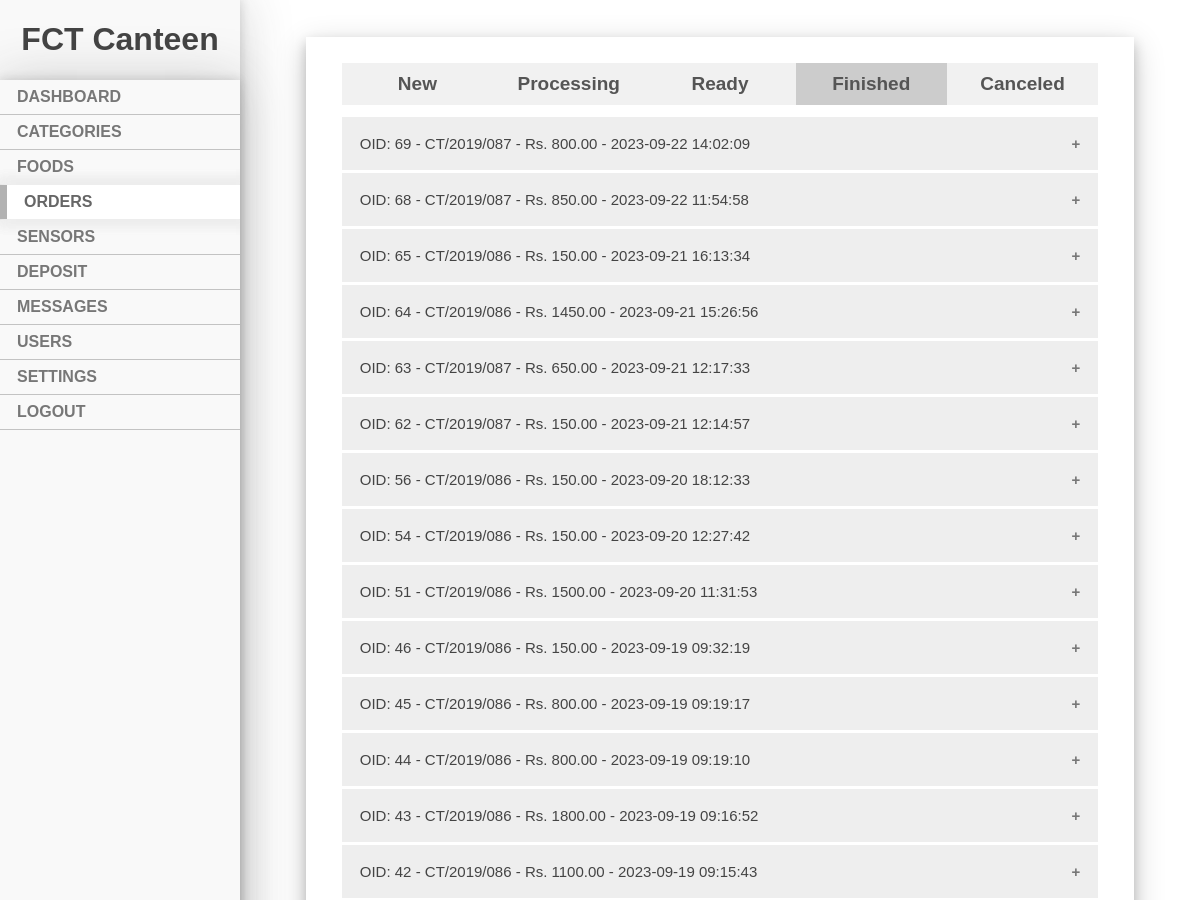
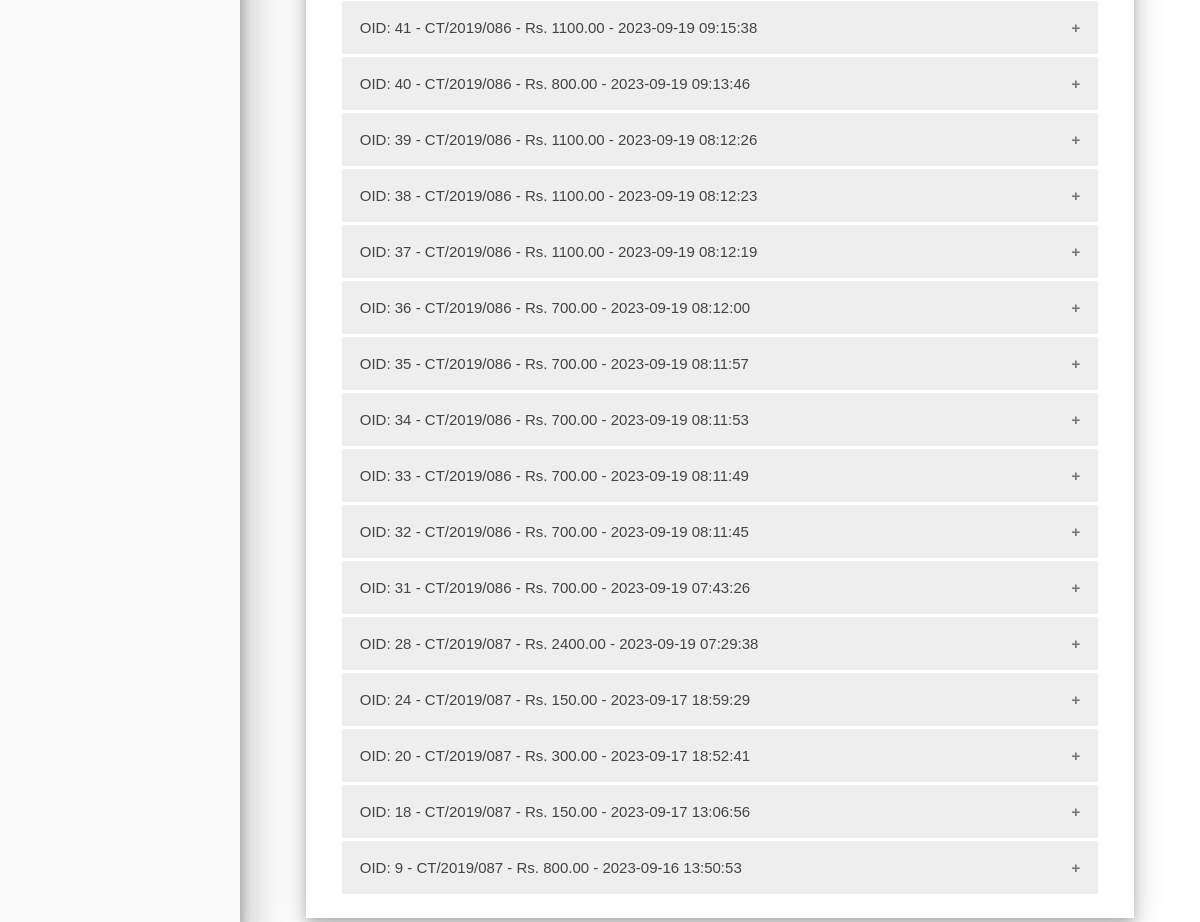
/admin/order/tabFinished.php, run on the app's committed database (2 pictures, top to bottom).
### tables this page shows
CREATE TABLE `orders` (
  `order_id` int(8) NOT NULL,
  `customer_id` int(6) NOT NULL,
  `total_price` int(8) NOT NULL,
  `date_time` datetime NOT NULL DEFAULT current_timestamp(),
  `order_status` varchar(25) NOT NULL,
  `feedback` text DEFAULT NULL
);

CREATE TABLE `customer` (
  `customer_id` int(6) NOT NULL,
  `fname` varchar(30) NOT NULL,
  `lname` varchar(30) NOT NULL,
  `email` varchar(70) NOT NULL,
  `reg_no` varchar(15) NOT NULL,
  `password` varchar(500) NOT NULL,
  `profile_pic` varchar(255) NOT NULL,
  `wallet` int(8) NOT NULL DEFAULT 0,
  `reg_date` date NOT NULL DEFAULT current_timestamp()
);

### admin/order/tabFinished.php (the view, shortened to what this page needs)
<?php
  require '../../config.php';
  $sql = "SELECT * FROM orders WHERE order_status = 'Finished' ORDER BY order_id DESC LIMIT 500";
  $searchRows = $conn->query($sql);
?>
<!DOCTYPE html>
<html>
  <head>
    <link rel="stylesheet" type="text/css" href="adFood.css">
    <link rel="stylesheet" type="text/css" href="addFood.css">
    <link rel="stylesheet" type="text/css" href="depositRecord.css">
    <link rel="stylesheet" type="text/css" href="tab.css">
    <link rel="stylesheet" type="text/css" href="suspendedUsers.css">
    <link rel="stylesheet" type="text/css" href="modelCan.css">
  </head>
  <body>
    <div class="mainSideNav">
      <h1 style="color: #444; font-family: 'Franklin Gothic Medium',
        'Arial Narrow', Arial, sans-serif; font-weight: bold; text-align: center;">FCT Canteen</h1>
      <ul class="sidenav">
        <li><a href="http://localhost/files/CanteenFCT/admin/dashboard/dashboard.php">DASHBOARD</a></li>
        <li><a href="http://localhost/files/CanteenFCT/admin/category/adCategory.php">CATEGORIES</a></li>
        <li><a href="http://localhost/files/CanteenFCT/admin/food/adFood.php">FOODS</a></li>
        <li><a class="current" href="http://localhost/files/CanteenFCT/admin/order/adOrder.php">ORDERS</a></li>
        <li><a href="http://localhost/files/CanteenFCT/admin/sensor/sensor.php">SENSORS</a></li>
        <li><a href="http://localhost/files/CanteenFCT/admin/deposit/adDeposit.php">DEPOSIT</a></li>
        <li><a href="#CONTACT">MESSAGES</a></li>
        <li><a href="http://localhost/files/CanteenFCT/admin/user/adUser.php">USERS</a></li>
        <li><a href="#CONTACT">SETTINGS</a></li>
        <li><a href="#CONTACT">LOGOUT</a></li>
      </ul>
    </div>
    <div class="content"><br><br>
        <div class="container">
          <div class="tab">
            <button class="tablinks" onclick="openNew()">New</button>
            <button class="tablinks" onclick="openProcessing()">Processing</button>
            <button class="tablinks" onclick="openReady()">Ready</button>
            <button style="background-color:#ccc;" class="tablinks" onclick="openFinished()">Finished</button>
            <button class="tablinks" onclick="openCanceled()">Canceled</button>
          </div>
          <div class="usersSus">
            <?php
              if(mysqli_num_rows($searchRows)>0) {
                while($searchRow = mysqli_fetch_assoc($searchRows)){
                    $OID = $searchRow["order_id"];
                    $resultStId = mysqli_query($conn, "SELECT reg_no, customer_id FROM customer WHERE customer_id = ANY (SELECT customer_id FROM orders WHERE order_id = '$OID')");
                    $rowStId = mysqli_fetch_assoc($resultStId);
                    $stRegNo = $rowStId['reg_no'];
            ?>
                <button class="accordion">
                  OID: <?php echo $searchRow["order_id"]; ?><?php echo " - "; ?>
                  <?php echo $stRegNo; ?><?php echo " - "; ?>Rs.
                  <?php echo $searchRow["total_price"]; ?>.00<?php echo " - "; ?>
                  <?php echo $searchRow["date_time"]; ?>
                </button>
            <?php
                }
              } else{
            ?>
              <h3 class="header3">In the present moment, there are no orders in the finished stage available for display.</h3>
              <br><br><br>
            <?php
              }
            ?>
          </div>
        </div>
    </div><br><br>
  </body>
</html>

### admin/order/adFood.css (style rules this page uses)
body { margin: 0; font-family: sans-serif; }
* { -webkit-transition: 0.2s; transition: 0.2s; }
html { scroll-behavior: smooth; }
.mainSideNav { margin: 0; padding: 0; width: 20%; background-color: #f9f9f9; position: fixed; height: 100%; overflow: auto; box-shadow: 0 0 10px 0 rgba(50, 50, 50, 0.2), 0 0 50px 0 rgba(50, 50, 50, 0.22); z-index: 1; }
ul.sidenav { list-style-type: none; margin: 0; padding: 0; width: 20%; background-color: #f9f9f9; position: fixed; height: 100%; overflow: auto; box-shadow: 0 0 10px 0 rgba(50, 50, 50, 0.2), 0 0 50px 0 rgba(50, 50, 50, 0.22); }
ul.sidenav li a { display: block; color: #777; padding: 8px 17px; font-weight: bold; text-decoration: none; }
ul.sidenav li { border-bottom: 1px solid rgba(0, 0, 0, 0.22); }
ul.sidenav li a.current { background-color: white; border-left: 7px solid rgba(0, 0, 0, 0.3);; color: #666; box-shadow: 5px 0 11px 7px #eee,5px 0 11px 7px #eee; }
div.content { margin-left: 20%; padding: 1px 66px; height: auto; }

### admin/order/addFood.css (style rules this page uses)
* { box-sizing: border-box; -webkit-transition: 0.2s; transition: 0.2s; }
body { margin: 0; font-family: sans-serif; }
.container { background-color: white; padding: 20px 20px 5px 20px; box-shadow: 0 6px 12px 0 rgba(0, 0, 0, 0.2), 0 9px 30px 0 rgba(0, 0, 0, 0.19); min-height: 95px; }
.mainSideNav { margin: 0; padding: 0; width: 20%; background-color: #f9f9f9; position: fixed; height: 100%; overflow: auto; box-shadow: 0 0 10px 0 rgba(50, 50, 50, 0.2), 0 0 50px 0 rgba(50, 50, 50, 0.22); z-index: 1; }
ul.sidenav { list-style-type: none; margin: 0; padding: 0; width: 20%; background-color: #f9f9f9; position: fixed; height: 100%; overflow: auto; box-shadow: 0 0 10px 0 rgba(50, 50, 50, 0.2), 0 0 50px 0 rgba(50, 50, 50, 0.22); }
ul.sidenav li a { display: block; color: #777; padding: 8px 17px; font-weight: bold; text-decoration: none; }
ul.sidenav li { border-bottom: 1px solid rgba(0, 0, 0, 0.22); }
div.content { margin-left: 20%; padding: 1px 66px; height: auto; }

### admin/order/tab.css (style rules this page uses)
.tab { overflow: hidden; border: none; background-color: #f1f1f1; float: left; width: 96%; margin: 6px 2% 12px 2%; }
.tab button { background-color: inherit; float: left; border: none; outline: none; cursor: pointer; width: 20%; padding: 10px 16px; transition: 0.3s; font-size: 19px; font-weight: bold; color: #555; margin: 0; border-radius: 0; }

### admin/order/suspendedUsers.css (style rules this page uses)
.accordion { background-color: #eee; color: #444; cursor: pointer; padding: 18px; width: 100%; border: none; text-align: left; outline: none; font-size: 15px; transition: 0.4s; margin-bottom: 3px; }
.accordion:after { content: '\002B'; color: #777; font-weight: bold; float: right; margin-left: 5px; }
.usersSus { margin: 2%; }

### data on the page
orders: order_id "69", customer.reg_no "CT/2019/087", total_price "800", date_time "2023-09-22 14:02:09"
orders: order_id "68", customer.reg_no "CT/2019/087", total_price "850", date_time "2023-09-22 11:54:58"
orders: order_id "65", customer.reg_no "CT/2019/086", total_price "150", date_time "2023-09-21 16:13:34"
orders: order_id "64", customer.reg_no "CT/2019/086", total_price "1450", date_time "2023-09-21 15:26:56"
orders: order_id "63", customer.reg_no "CT/2019/087", total_price "650", date_time "2023-09-21 12:17:33"
orders: order_id "62", customer.reg_no "CT/2019/087", total_price "150", date_time "2023-09-21 12:14:57"
orders: order_id "56", customer.reg_no "CT/2019/086", total_price "150", date_time "2023-09-20 18:12:33"
orders: order_id "54", customer.reg_no "CT/2019/086", total_price "150", date_time "2023-09-20 12:27:42"
orders: order_id "51", customer.reg_no "CT/2019/086", total_price "1500", date_time "2023-09-20 11:31:53"
orders: order_id "46", customer.reg_no "CT/2019/086", total_price "150", date_time "2023-09-19 09:32:19"
orders: order_id "45", customer.reg_no "CT/2019/086", total_price "800", date_time "2023-09-19 09:19:17"
orders: order_id "44", customer.reg_no "CT/2019/086", total_price "800", date_time "2023-09-19 09:19:10"
orders: order_id "43", customer.reg_no "CT/2019/086", total_price "1800", date_time "2023-09-19 09:16:52"
orders: order_id "42", customer.reg_no "CT/2019/086", total_price "1100", date_time "2023-09-19 09:15:43"
orders: order_id "41", customer.reg_no "CT/2019/086", total_price "1100", date_time "2023-09-19 09:15:38"
orders: order_id "40", customer.reg_no "CT/2019/086", total_price "800", date_time "2023-09-19 09:13:46"
orders: order_id "39", customer.reg_no "CT/2019/086", total_price "1100", date_time "2023-09-19 08:12:26"
orders: order_id "38", customer.reg_no "CT/2019/086", total_price "1100", date_time "2023-09-19 08:12:23"
orders: order_id "37", customer.reg_no "CT/2019/086", total_price "1100", date_time "2023-09-19 08:12:19"
orders: order_id "36", customer.reg_no "CT/2019/086", total_price "700", date_time "2023-09-19 08:12:00"
orders: order_id "35", customer.reg_no "CT/2019/086", total_price "700", date_time "2023-09-19 08:11:57"
orders: order_id "34", customer.reg_no "CT/2019/086", total_price "700", date_time "2023-09-19 08:11:53"
orders: order_id "33", customer.reg_no "CT/2019/086", total_price "700", date_time "2023-09-19 08:11:49"
orders: order_id "32", customer.reg_no "CT/2019/086", total_price "700", date_time "2023-09-19 08:11:45"
orders: order_id "31", customer.reg_no "CT/2019/086", total_price "700", date_time "2023-09-19 07:43:26"
orders: order_id "28", customer.reg_no "CT/2019/087", total_price "2400", date_time "2023-09-19 07:29:38"
orders: order_id "24", customer.reg_no "CT/2019/087", total_price "150", date_time "2023-09-17 18:59:29"
orders: order_id "20", customer.reg_no "CT/2019/087", total_price "300", date_time "2023-09-17 18:52:41"
orders: order_id "18", customer.reg_no "CT/2019/087", total_price "150", date_time "2023-09-17 13:06:56"
orders: order_id "9", customer.reg_no "CT/2019/087", total_price "800", date_time "2023-09-16 13:50:53"
